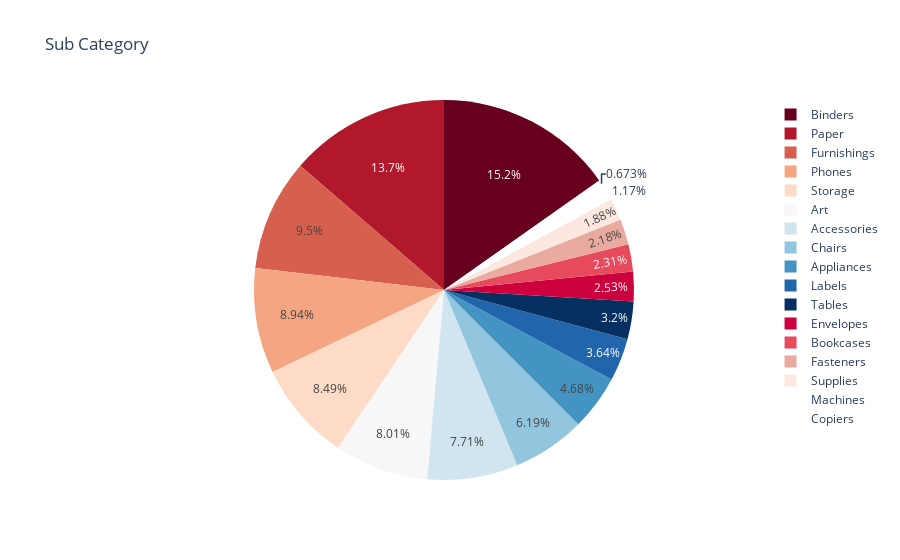

Notebook source saved alongside this figure:
### Markdown cell above
# Highest selling Category is Technology followed by Furniture and then Office Supplies

### Code cell
fig = px.pie(df, values=np.ones(9800), names='Sub-Category', title='Sub Category',color_discrete_sequence=px.colors.sequential.RdBu)
fig.show()

### Figure 1 — Plotly figure (JSON) as saved in the notebook; plotly's stock layout.template omitted (floating-point values rounded to 4 significant figures; data arrays with more than 128 entries replaced by an {"elided": "..."} marker saying what was removed)
{"data": [{"domain": {"x": [0, 1], "y": [0, 1]}, "hovertemplate": "Sub-Category=%{label}<br>value=%{value}<extra></extra>", "labels": {"elided": "9800 str values"}, "legendgroup": "", "name": "", "showlegend": true, "type": "pie", "values": {"elided": "9800 int values"}}], "layout": {"legend": {"tracegroupgap": 0}, "piecolorway": ["rgb(103,0,31)", "rgb(178,24,43)", "rgb(214,96,77)", "rgb(244,165,130)", "rgb(253,219,199)", "rgb(247,247,247)", "rgb(209,229,240)", "rgb(146,197,222)", "rgb(67,147,195)", "rgb(33,102,172)", "rgb(5,48,97)"], "title": {"text": "Sub Category"}}}
